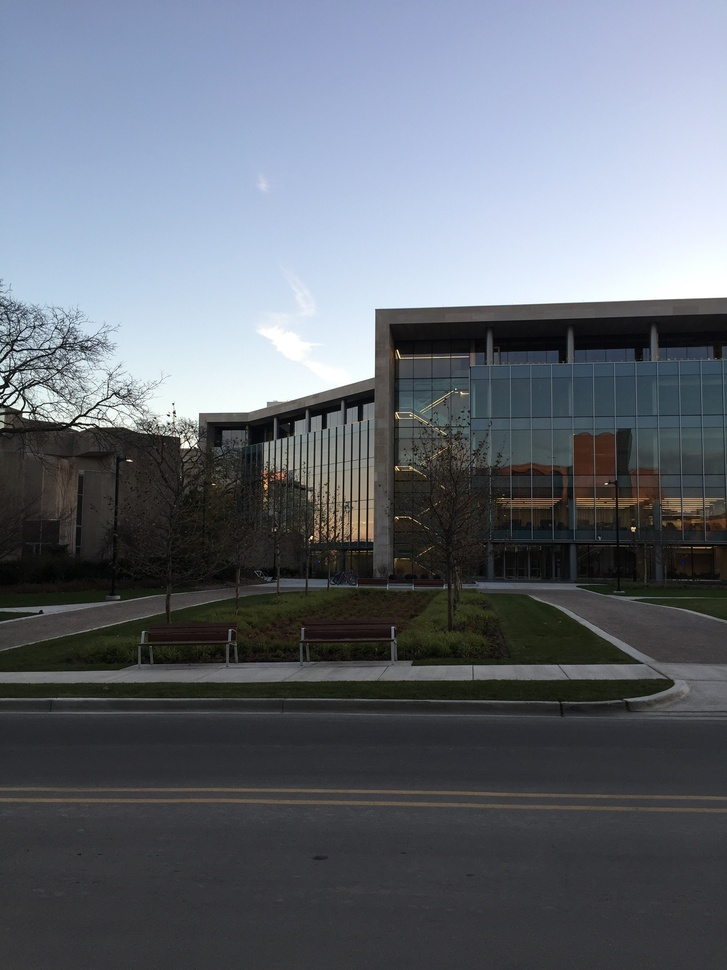
#> input picture pano/img1.jpg, 727 x 970 px, shrunk from 2448 x 3264 before the run
$ python prueba.py img1.jpg img2.jpg
#> lines starting #> are read from the running program, lines starting #| are printed output that depends on the picture; after the words box and inside, x2 and y2 are one past the last pixel; in counts of white or black regions, pixels touching at a corner belong together
import cv2
import numpy as np
import matplotlib.pyplot as plt
import imageio
import imutils
import sys
cv2.ocl.setUseOpenCL(False)

def detectAndDescribe(image, method=None):
    """
    Compute key points and feature descriptors using an specific method
    """

    assert method is not None, "You need to define a feature detection method. Values are: 'sift', 'surf'"

    # detect and extract features from the image
    if method == 'sift':
        descriptor = cv2.xfeatures2d.SIFT_create()
    elif method == 'surf':
        descriptor = cv2.xfeatures2d.SURF_create()
    elif method == 'brisk':
        descriptor = cv2.BRISK_create()
    elif method == 'orb':
        descriptor = cv2.ORB_create()

    # get keypoints and descriptors
    (kps, features) = descriptor.detectAndCompute(image, None)

    return (kps, features)

def createMatcher(method,crossCheck):
    "Create and return a Matcher Object"

    if method == 'sift' or method == 'surf':
        bf = cv2.BFMatcher(cv2.NORM_L2, crossCheck=crossCheck)
    elif method == 'orb' or method == 'brisk':
        bf = cv2.BFMatcher(cv2.NORM_HAMMING, crossCheck=crossCheck)
    return bf

def matchKeyPointsBF(featuresA, featuresB, method):
    bf = createMatcher(method, crossCheck=True)

    # Match descriptors.
    best_matches = bf.match(featuresA,featuresB)

    # Sort the features in order of distance.
    # The points with small distance (more similarity) are ordered first in the vector
    rawMatches = sorted(best_matches, key = lambda x:x.distance)
    print("Raw matches (Brute force):", len(rawMatches))
    return rawMatches

def matchKeyPointsKNN(featuresA, featuresB, ratio, method):
    bf = createMatcher(method, crossCheck=False)
    # compute the raw matches and initialize the list of actual matches
    rawMatches = bf.knnMatch(featuresA, featuresB, 2)
    print("Raw matches (knn):", len(rawMatches))
    matches = []

    # loop over the raw matches
    for m,n in rawMatches:
        # ensure the distance is within a certain ratio of each
        # other (i.e. Lowe's ratio test)
        if m.distance < n.distance * ratio:
            matches.append(m)
    return matches

def getHomography(kpsA, kpsB, featuresA, featuresB, matches, reprojThresh):
    # convert the keypoints to numpy arrays
    kpsA = np.float32([kp.pt for kp in kpsA])
    kpsB = np.float32([kp.pt for kp in kpsB])

    if len(matches) > 4:

        # construct the two sets of points
        ptsA = np.float32([kpsA[m.queryIdx] for m in matches])
        ptsB = np.float32([kpsB[m.trainIdx] for m in matches])

        # estimate the homography between the sets of points
        (H, status) = cv2.findHomography(ptsA, ptsB, cv2.RANSAC,
            reprojThresh)

        return (matches, H, status)
    else:
        return None

feature_extractor = 'orb' # one of 'sift', 'surf', 'brisk', 'orb'
feature_matching = 'bf'

trainImg = imageio.imread(sys.argv[1])
#> trainImg is the input picture: shape (970, 727, 3); mean R, G, B 100.3, 106.2, 115.2
trainImg_gray = cv2.cvtColor(trainImg, cv2.COLOR_RGB2GRAY)
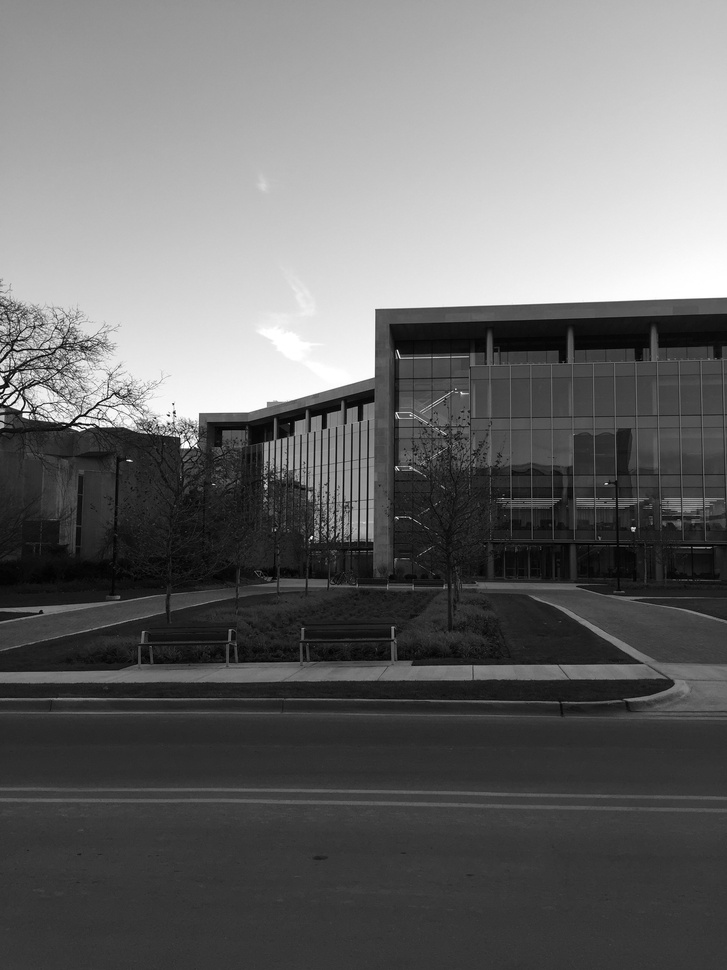
#> trainImg_gray: shape (970, 727); min 0, max 255, mean 105.4

queryImg = imageio.imread(sys.argv[2])
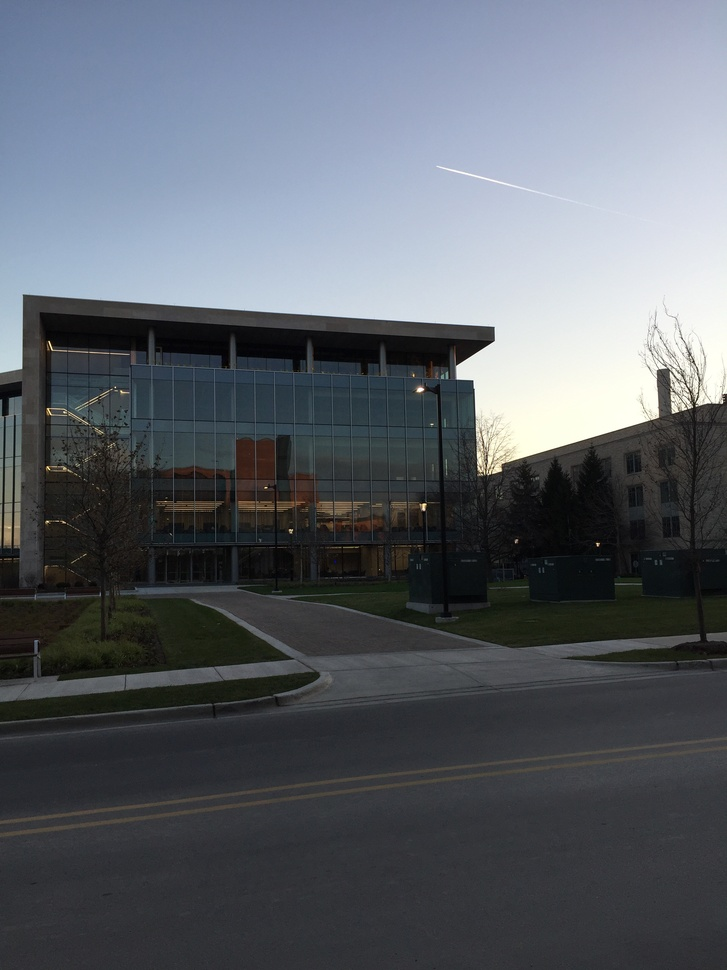
#> input picture pano/img2.jpg, 727 x 970 px, shrunk from 2448 x 3264 before the run
#> queryImg is the input picture: shape (970, 727, 3); mean R, G, B 93, 98.3, 105.8
# Opencv defines the color channel in the order BGR.
# Transform it to RGB to be compatible to matplotlib
queryImg_gray = cv2.cvtColor(queryImg, cv2.COLOR_RGB2GRAY)

fig, (ax1, ax2) = plt.subplots(nrows=1, ncols=2, constrained_layout=False, figsize=(16,9))
ax1.imshow(queryImg, cmap="gray")
ax1.set_xlabel("Query image", fontsize=14)

ax2.imshow(trainImg, cmap="gray")
ax2.set_xlabel("Train image (Image to be transformed)", fontsize=14)

plt.show()
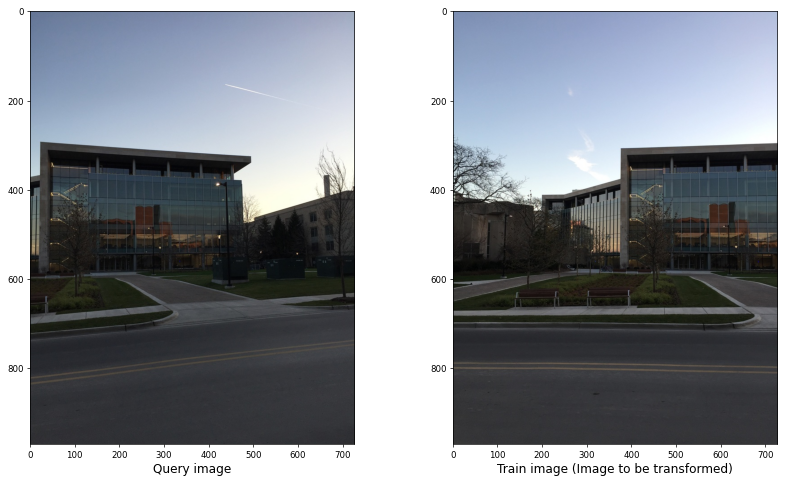
#> figure drawn by matplotlib, 2 panels

kpsA, featuresA = detectAndDescribe(trainImg_gray, method=feature_extractor)
#> in detectAndDescribe, `(kps, features) = descriptor.detectAndCompute(image, None)`: kps = 500 keypoints; strongest (x, y, size): (76, 421, 31), (77, 421, 37.2), (79, 422, 31), (633, 528, 31)
#> kpsA has the same summary as kps in detectAndDescribe
kpsB, featuresB = detectAndDescribe(queryImg_gray, method=feature_extractor)
#> in detectAndDescribe (call 2), `(kps, features) = descriptor.detectAndCompute(image, None)`: kps = 500 keypoints; strongest (x, y, size): (424, 504, 31), (472, 381, 31), (420, 389, 44.6), (690, 407, 31)
#> kpsB has the same summary as kps in detectAndDescribe

fig, (ax1,ax2) = plt.subplots(nrows=1, ncols=2, figsize=(20,8), constrained_layout=False)
ax1.imshow(cv2.drawKeypoints(trainImg_gray,kpsA,None,color=(0,255,0)))
ax1.set_xlabel("(a)", fontsize=14)
ax2.imshow(cv2.drawKeypoints(queryImg_gray,kpsB,None,color=(0,255,0)))
ax2.set_xlabel("(b)", fontsize=14)

plt.show()
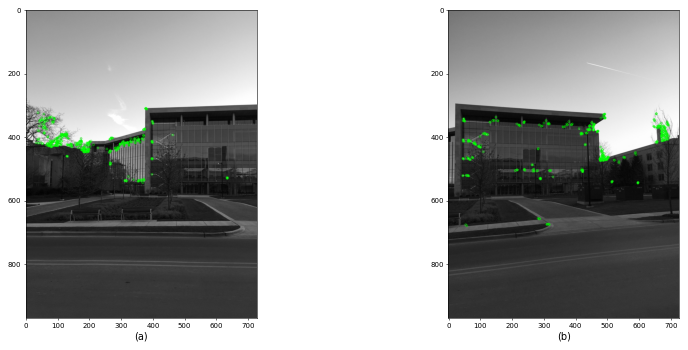
#> figure drawn by matplotlib, 2 panels

print("Using: {} feature matcher".format(feature_matching))

fig = plt.figure(figsize=(20,8))

if feature_matching == 'bf':
    matches = matchKeyPointsBF(featuresA, featuresB, method=feature_extractor)
#> in matchKeyPointsBF, `best_matches = bf.match(featuresA,featuresB)`: best_matches = 129 matches
#| Raw matches (Brute force): 129
#> matches = 129 matches
    img3 = cv2.drawMatches(trainImg,kpsA,queryImg,kpsB,matches[:100],
                           None,flags=cv2.DrawMatchesFlags_NOT_DRAW_SINGLE_POINTS)
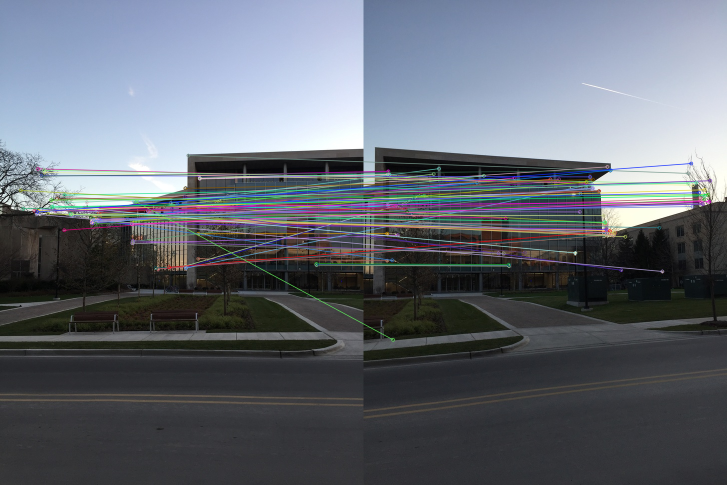
#> img3: shape (970, 1454, 3) (shown at 1/2 size); mean R, G, B 99.7, 105.1, 114.2
elif feature_matching == 'knn':
    matches = matchKeyPointsKNN(featuresA, featuresB, ratio=0.75, method=feature_extractor)
    img3 = cv2.drawMatches(trainImg,kpsA,queryImg,kpsB,np.random.choice(matches,100),
                           None,flags=cv2.DrawMatchesFlags_NOT_DRAW_SINGLE_POINTS)


plt.imshow(img3)
plt.show()

M = getHomography(kpsA, kpsB, featuresA, featuresB, matches, reprojThresh=4)
#> in getHomography, `kpsA = np.float32([kp.pt for kp in kpsA])`: kpsA = 500 pairs, first value 31 to 633.6, second value 309 to 543.4
#> in getHomography, `kpsB = np.float32([kp.pt for kp in kpsB])`: kpsB = 500 pairs, first value 46.08 to 695, second value 325.6 to 679.1
#> in getHomography, `ptsA = np.float32([kpsA[m.queryIdx] for m in matches])`: ptsA = 129 pairs, first value 37 to 633.6, second value 310.5 to 537.4
#> in getHomography, `ptsB = np.float32([kpsB[m.trainIdx] for m in matches])`: ptsB = 129 pairs, first value 46.8 to 693, second value 326.6 to 679.1
#> in getHomography, `(H, status) = cv2.findHomography(ptsA, ptsB, cv2.RANSAC, reprojThresh)`: H = [[0.75, -0.00363, -255.8], [-0.212, 0.888, 60.78], [-0.000384, -1.87e-05, 1]]; status = 129 values, max 1 at index 0, min 0 at index 9, mean 0.116
#> M = 3 matches
if M is None:
    print("Error!")
(matches, H, status) = M
print(H)
#| [[ 7.50266492e-01 -3.63201061e-03 -2.55813783e+02]
#|  [-2.11981335e-01  8.88341452e-01  6.07796371e+01]
#|  [-3.84322900e-04 -1.87258412e-05  1.00000000e+00]]

# Apply panorama correction
width = trainImg.shape[1] + queryImg.shape[1]
#> width = 1454
height = trainImg.shape[0] + queryImg.shape[0]
#> height = 1940

result = cv2.warpPerspective(trainImg, H, (width, height))
result[0:queryImg.shape[0], 0:queryImg.shape[1]] = queryImg

plt.figure(figsize=(20,10))
plt.imshow(result)

plt.axis('off')
plt.show()

# transform the panorama image to grayscale and threshold it
gray = cv2.cvtColor(result, cv2.COLOR_BGR2GRAY)
thresh = cv2.threshold(gray, 0, 255, cv2.THRESH_BINARY)[1]
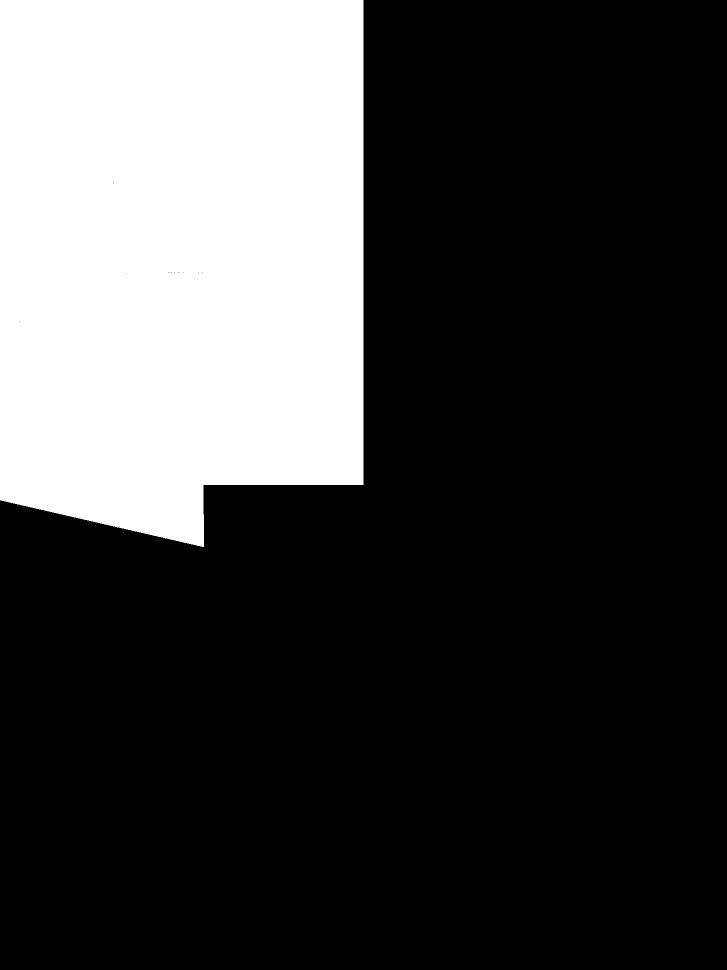
#> thresh: shape (1940, 1454) (shown at 1/2 size); 26.1% white; 1 white region

# Finds contours from the binary image
cnts = cv2.findContours(thresh.copy(), cv2.RETR_EXTERNAL, cv2.CHAIN_APPROX_SIMPLE)
#> cnts = 1 contour; box (x1, y1, x2, y2) and area: (0, 0, 727, 1094) 734976
cnts = imutils.grab_contours(cnts)

# get the maximum contour area
c = max(cnts, key=cv2.contourArea)
#> c = contour of 195 points, box (x1, y1, x2, y2) (0, 0, 727, 1094), area 734976

# get a bbox from the contour area
(x, y, w, h) = cv2.boundingRect(c)
#> x = 0; y = 0; w = 727; h = 1094

# crop the image to the bbox coordinates
result = result[y:y + h, x:x + w]
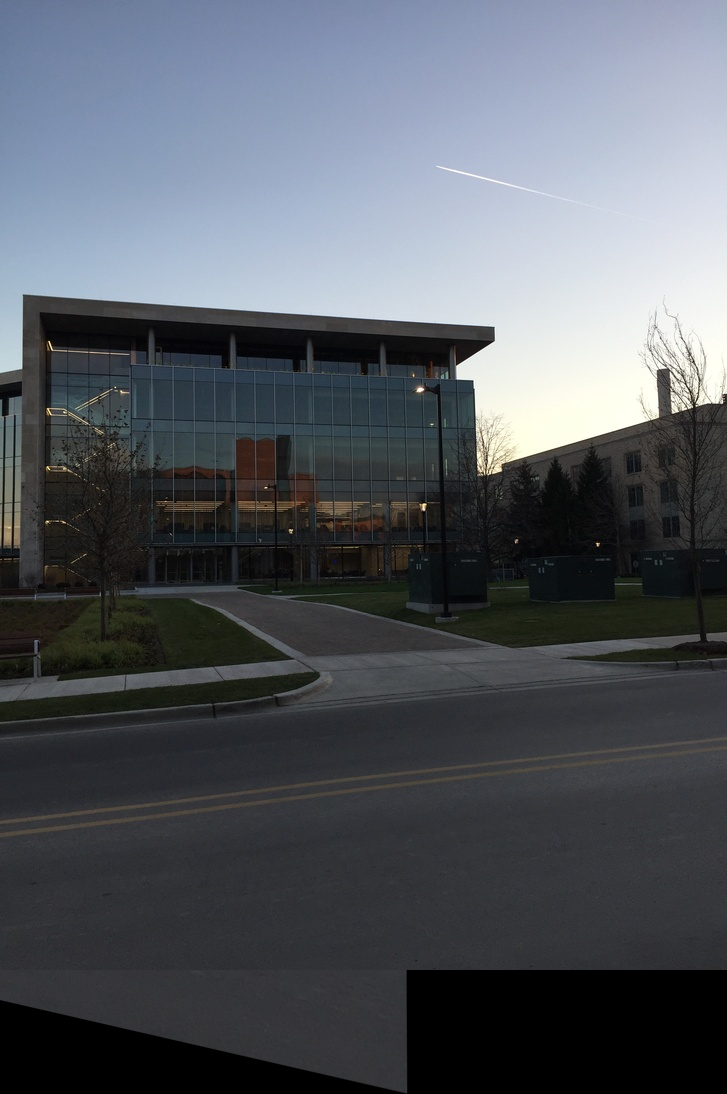
#> result: shape (1094, 727, 3); mean R, G, B 84.6, 89.2, 96.1

# show the cropped image
plt.figure(figsize=(20,10))
plt.imshow(result)
